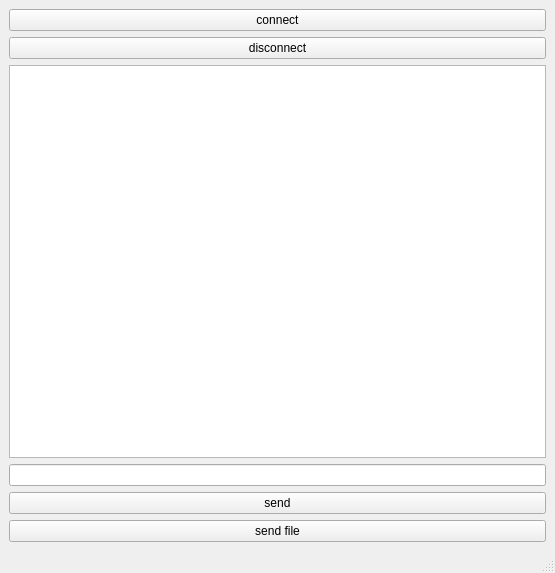
<?xml version="1.0" encoding="UTF-8"?>
<ui version="4.0">
 <class>MainWindow</class>
 <widget class="QMainWindow" name="MainWindow">
  <property name="geometry">
   <rect>
    <x>0</x>
    <y>0</y>
    <width>555</width>
    <height>573</height>
   </rect>
  </property>
  <property name="windowTitle">
   <string>MainWindow</string>
  </property>
  <widget class="QWidget" name="centralwidget">
   <layout class="QVBoxLayout" name="verticalLayout">
    <item>
     <widget class="QPushButton" name="pushButton_connect">
      <property name="text">
       <string>connect</string>
      </property>
     </widget>
    </item>
    <item>
     <widget class="QPushButton" name="pushButton_disconnect">
      <property name="text">
       <string>disconnect</string>
      </property>
     </widget>
    </item>
    <item>
     <widget class="QTextBrowser" name="textBrowser"/>
    </item>
    <item>
     <widget class="QLineEdit" name="lineEdit"/>
    </item>
    <item>
     <widget class="QPushButton" name="pushButton">
      <property name="text">
       <string>send</string>
      </property>
     </widget>
    </item>
    <item>
     <widget class="QPushButton" name="send_QFile">
      <property name="text">
       <string>send file</string>
      </property>
     </widget>
    </item>
   </layout>
  </widget>
  <widget class="QMenuBar" name="menubar">
   <property name="geometry">
    <rect>
     <x>0</x>
     <y>0</y>
     <width>555</width>
     <height>24</height>
    </rect>
   </property>
  </widget>
  <widget class="QStatusBar" name="statusbar"/>
 </widget>
 <resources/>
 <connections/>
</ui>
